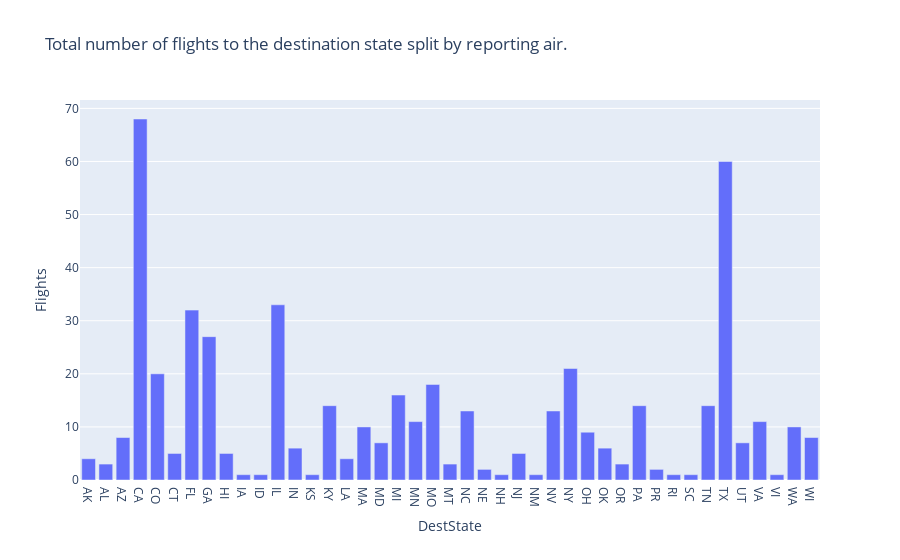

Source (notebook cell):
### Code cell
## Write your code here

fig = px.bar(bar_data, x= 'DestState', y = 'Flights', title = 'Total number of flights to the destination state split by reporting air.')
fig.show()

### Figure 1 — Plotly figure (JSON) as saved in the notebook; plotly's stock layout.template omitted (floating-point values rounded to 4 significant figures)
{"data": [{"alignmentgroup": "True", "hovertemplate": "DestState=%{x}<br>Flights=%{y}<extra></extra>", "legendgroup": "", "marker": {"color": "#636efa", "pattern": {"shape": ""}}, "name": "", "offsetgroup": "", "orientation": "v", "showlegend": false, "textposition": "auto", "type": "bar", "x": ["AK", "AL", "AZ", "CA", "CO", "CT", "FL", "GA", "HI", "IA", "ID", "IL", "IN", "KS", "KY", "LA", "MA", "MD", "MI", "MN", "MO", "MT", "NC", "NE", "NH", "NJ", "NM", "NV", "NY", "OH", "OK", "OR", "PA", "PR", "RI", "SC", "TN", "TX", "UT", "VA", "VI", "WA", "WI"], "xaxis": "x", "y": [4, 3, 8, 68, 20, 5, 32, 27, 5, 1, 1, 33, 6, 1, 14, 4, 10, 7, 16, 11, 18, 3, 13, 2, 1, 5, 1, 13, 21, 9, 6, 3, 14, 2, 1, 1, 14, 60, 7, 11, 1, 10, 8], "yaxis": "y"}], "layout": {"autosize": true, "barmode": "relative", "legend": {"tracegroupgap": 0}, "title": {"text": "Total number of flights to the destination state split by reporting air."}, "xaxis": {"anchor": "y", "autorange": true, "domain": [0, 1], "range": [-0.5, 42.5], "title": {"text": "DestState"}, "type": "category"}, "yaxis": {"anchor": "x", "autorange": true, "domain": [0, 1], "range": [0, 71.58], "title": {"text": "Flights"}, "type": "linear"}}}
